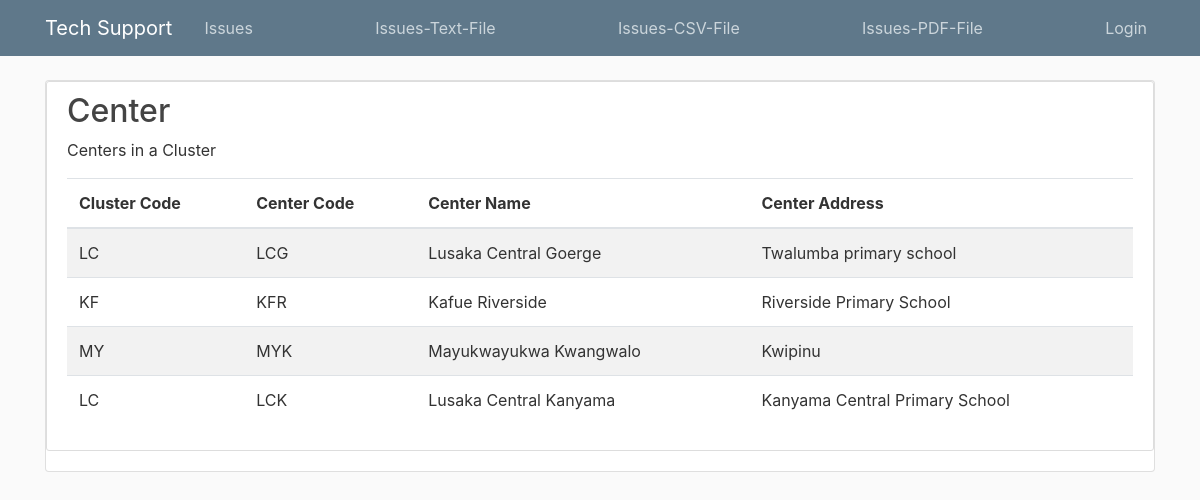
Screenshot of /center_report/ with the database file from the repository.
### supportapp/models.py (models this page shows, shortened)
class Center(models.Model):
    cluster_code = models.ForeignKey("Cluster", on_delete=models.CASCADE)
    center_code = models.CharField(max_length=3, primary_key=True)
    center_name = models.CharField(max_length=50)
    center_address = models.CharField(max_length=50)

class Cluster(models.Model):
    cluster_code = models.CharField(max_length = 3, primary_key=True)
    cluster_name = models.CharField(max_length=50)
    province = models.CharField(max_length=50)
    def __str__(self):
        return f"{self.cluster_code}"

### supportapp/views.py (the view)
# urls.py: path('center_report/', views.centerrpt, name='center_report'),
def centerrpt(request):
    context = {
        'center': Center.objects.all(),
    }
    return render(request,'supportapp/center_report.html', context)

### supportapp/templates/supportapp/center_report.html
{% extends "supportapp/base.html" %}
    {% load crispy_forms_tags  %}
      {% block content %}
      <div class="content-section">
<h2> Center </h2>
  <p>Centers in a Cluster</p>
  <table class="table table-striped">
    <thead>
      <tr>
        <th> Cluster  Code</th>
        <th>Center  Code</th>
        <th>Center  Name</th>
        <th>Center Address </th>
      </tr>
    </thead>
    <tbody>
    {% for cnt in center %}
      <tr>
            <td>{{ cnt.cluster_code }}</td>
            <td>{{ cnt.center_code }}</td>
            <td>{{ cnt.center_name }}</td>
            <td>{{ cnt.center_address }}</td>
      </tr>
     {% endfor %}
    </tbody>
  </table>
   </div>
    {% endblock content %}

### supportapp/static/supportapp/main.css (style rules this page uses)
body { background: #fafafa; color: #333333; margin-top: 5rem; }
h1, h2, h3, h4, h5, h6 { color: #444444; }
.content-section { background: #ffffff; padding: 10px 20px; border: 1px solid #dddddd; border-radius: 3px; margin-bottom: 20px; }

### rows the page displays
Center: cluster_code "LC", center_code "LCG", center_name "Lusaka Central Goerge", center_address "Twalumba primary school"
Center: cluster_code "KF", center_code "KFR", center_name "Kafue Riverside", center_address "Riverside Primary School"
Center: cluster_code "MY", center_code "MYK", center_name "Mayukwayukwa Kwangwalo", center_address "Kwipinu"
Center: cluster_code "LC", center_code "LCK", center_name "Lusaka Central Kanyama", center_address "Kanyama Central Primary School"
